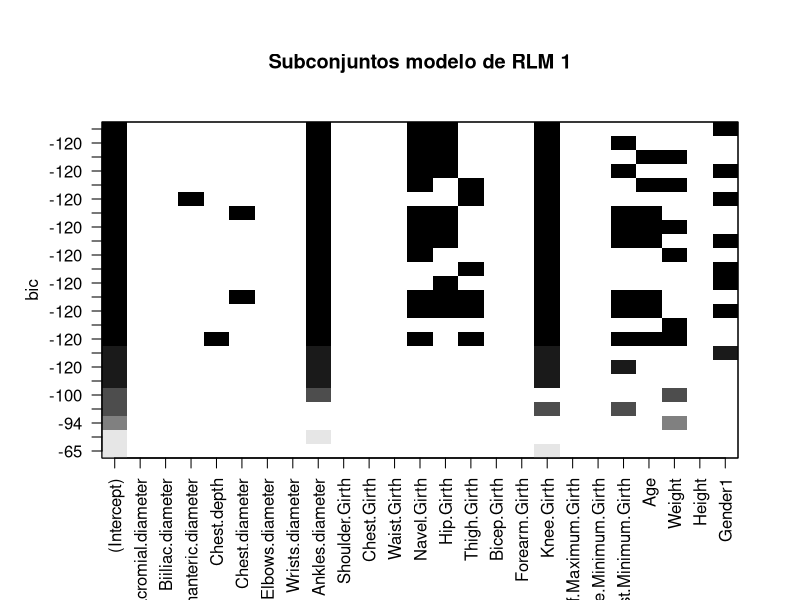

Recreate this plot in R. (Note: this script raises an error after producing the figure.)
## ---- chunk 1
library(car)
library(caret)
library(dplyr)
library(ggpubr)
library(leaps)
library(pROC)
library(psych)
## ---- chunk 2
datos <- read.csv2("EP09 Datos.csv")
datos[["Gender"]] <- factor(datos[["Gender"]])
## ---- chunk 3
datos_ext <- datos |> 
  mutate(TRG = ifelse(Knees.diameter < 19.0, "no", "sí"))
datos_ext[["TRG"]] <- factor(datos_ext[["TRG"]])

## ---- chunk 4
set.seed(11111)
muestra_a <- datos_ext |> filter(TRG == "no") |> sample_n(50, replace = FALSE)
muestra_b <- datos_ext |> filter(TRG == "sí") |> sample_n(50, replace = FALSE)
muestra_ext <- rbind(muestra_a, muestra_b) |> sample_frac(1L)
## ---- chunk 5


respuesta_lineal <- "Knees.diameter"
respuesta_binaria <- "TRG"

rlm1_df <- muestra_ext |> select(-all_of(respuesta_binaria))
rlm1_fmla <- formula(paste(respuesta_lineal, ".", sep = " ~ "))
rlm1_sets <- regsubsets(rlm1_fmla, data = rlm1_df, nbest = 3, nvmax = 8, method = "exhaustive")
rlm1_sets_summ <- summary(rlm1_sets)
rlm1_sets_i_mejor <- which.min(rlm1_sets_summ[["bic"]])
rlm1_seleccion <- names(which(rlm1_sets_summ[["which"]][rlm1_sets_i_mejor, ])[-1])

plot(rlm1_sets, main = "Subconjuntos modelo de RLM 1")
## ---- chunk 6
cat("Mejores predictores para el modelo de RLM 1:\n")
print(rlm1_seleccion)
## ---- chunk 7

rlm1_seleccion[5] <- "Gender"
rlm1_sel_text <- paste(rlm1_seleccion, collapse = " + ")
rlm1_fmla <- formula(paste(respuesta_lineal, rlm1_sel_text, sep = " ~ "))

B = 1999
set.seed(11 * 11111)
rlm1_train <- train(rlm1_fmla, data = rlm1_df, method = "lm",
                    trControl = trainControl(method = "boot", number = B))
rlm1 <- rlm1_train[["finalModel"]]

cat("Modelo de RLM 1:\n")
print(summary(rlm1))
## ---- chunk 8
cat("Factores de inflación de la varianza:\n")
print(vif(rlm1))
cat("\n")
cat("Valores de tolerancia:\n")
print(1 / vif(rlm1))
## ---- chunk 9

rlm1_seleccion <- rlm1_seleccion[-3]
rlm1_sel_text <- paste(rlm1_seleccion, collapse = " + ")
rlm1_fmla <- formula(paste(respuesta_lineal, rlm1_sel_text, sep = " ~ "))

set.seed(11 * 11111)
rlm1_train <- train(rlm1_fmla, data = rlm1_df, method = "lm",
                    trControl = trainControl(method = "boot", number = B))
rlm1<- rlm1_train[["finalModel"]]

cat("Modelo de RLM 1 con cuatro predictores:\n")
print(summary(rlm1))
cat("Factores de inflación de la varianza:\n")
print(vif(rlm1))
cat("\n")
cat("Valores de tolerancia:\n")
print(1 / vif(rlm1))
## ---- chunk 10

rlm1_equiv <- lm(rlm1_fmla, rlm1_df)

cat("Prueba de curvatura para los predictores del modelo de RLM 1:\n")
residualPlots(rlm1_equiv, terms = ~ 1,
              col = "steelblue", pch = 20, col.quad = "red",
              id = list(cex = 0.9, location = "lr"))
title("Residuos (RLM 1)")
## ---- chunk 11
crPlots(rlm1_equiv, terms = ~ . - Gender, layout = c(1, 3),
        col = "steelblue", pch = 20, col.lines = c("red", "steelblue"),
        smooth = list(smoother = loessLine, span = 1),
        id = list(cex = 1.2, location = "lr"),
        main = "Residuos parciales (RLM 1)", ylab = "Residuos parciales")
## ---- chunk 12
cat("Prueba de varianza del error no constante:\n")
ncvTest(rlm1_equiv)
## ---- chunk 13
rlm1_inf_estad <- influencePlot(rlm1_equiv, fill.col = "steelblue",
                                scale = 5, id = list(n = 3),
                                main = "Influencia de casos (RLM 1)\n")
## ---- chunk 14
cat("Límites para el modelo de RLM 1:\n")
cat("Rango para 95% de los residuos studentizados: ")
cat("[", round(qt(0.05/2, nrow(rlm1_df) - length(predictors(rlm1)) - 2), 3), ", ", sep = "")
cat(round(qt(1-0.05/2, nrow(rlm1_df) - length(predictors(rlm1)) - 2), 3), "]\n", sep = "")
cat("Límite del apalancamiento:", round(2 * mean(hatvalues(rlm1)), 3), "\n")
cat("Límite de la distancia de Cook:", round(3 * mean(cooks.distance(rlm1)), 3), "\n")
cat("\nCasos notorios para el modelo de RLM 1:\n")
print(rlm1_inf_estad)
## ---- chunk 15
mmps(rlm1_equiv, terms = ~ 1, 
        col = "steelblue", pch = 20, col.line = c("steelblue", "red"),
        smooth = list(smoother = loessLine, span = 1),
        id = list(n = 6, cex = 0.7, location = "lr"),
        main = "Relación marginal con predicciones (RLM 1)", sub = " ")

## ---- chunk 16
cat("Prueba de la independencia de los residuos para el modelo de RLM 1:\n")
print(durbinWatsonTest(rlm1))
## ---- chunk 17
rlm1_err_df <- data.frame(RMSE = rlm1_train[["resample"]][["RMSE"]])
rlm1_err_p <- gghistogram(rlm1_err_df, x = "RMSE", bins = 30,
                          fill = "steelblue", ylab = "Frecuencia",
                          title = "Distribución del error (RLM 1)")
print(rlm1_err_p)
## ---- chunk 18
cat("Rendimiento del modelo de RLM 1:\n")
print(rlm1_train[["results"]], digits = 3)
cat("\nMás detalle del raíz del error cuadrático medio:\n")
print(describe(rlm1_err_df, trim = 0, quant = c(0.25, 0.75),
               skew = FALSE, IQR = TRUE), digits = 3)
## ---- chunk 19
rlm2_df <- muestra_ext |> select(-all_of(respuesta_binaria))
rlm2_fmla <- formula(paste(respuesta_lineal, ".", sep = " ~ "))
rlm2_control <- rfeControl(functions = lmFuncs, method = "repeatedcv",
                           number = 5, repeats = 5, verbose = FALSE)

set.seed(13 * 11111)
rlm2_rfe <- rfe(rlm2_fmla, data = rlm2_df, rfeControl = rlm2_control,
                sizes = 5:15, metric = "Rsquared")
rlm2 <- rlm2_rfe[["fit"]]
## ---- chunk 20
rlm2_rfe_p <- ggplot(rlm2_rfe) + theme_pubr()
rlm2_rfe_p <- ggpar(rlm2_rfe_p, title = "Búsqueda RFE (RLM 2)")
print(rlm2_rfe_p)
## ---- chunk 21

cat("Modelo de RLM 2 obtenido con RFE:\n")
print(summary(rlm2))

## ---- chunk 22
cat("Factores de inflación de la varianza:\n")
print(vif(rlm2))
cat("\n")
cat("Valores de tolerancia:\n")
print(1 / vif(rlm2))
## ---- chunk 23
rlm2_seleccion <- predictors(rlm2)[-2]
rlm2_seleccion[1] <- "Gender"
rlm2_sel_text <- paste(rlm2_seleccion, collapse = " + ")
rlm2_fmla <- formula(paste(respuesta_lineal, rlm2_sel_text, sep = " ~ "))

set.seed(13 * 11111)
rlm2_train <- train(rlm2_fmla, data = rlm2_df, method = "lm",
                    trControl = trainControl(method = "repeatedcv", number = 5, repeats = 5))
rlm2<- rlm2_train[["finalModel"]]

cat("Nuevos factores de inflación de la varianza:\n")
print(vif(rlm2))
cat("\n")
cat("Nuevos valores de tolerancia:\n")
print(1 / vif(rlm2))
## ---- chunk 24
rlm2_seleccion <- rlm2_seleccion[-6]
rlm2_sel_text <- paste(rlm2_seleccion, collapse = " + ")
rlm2_fmla <- formula(paste(respuesta_lineal, rlm2_sel_text, sep = " ~ "))

set.seed(13 * 11111)
rlm2_train <- train(rlm2_fmla, data = rlm2_df, method = "lm",
                    trControl = trainControl(method = "repeatedcv", number = 5, repeats = 5))
rlm2 <- rlm2_train[["finalModel"]]

cat("Nuevos factores de inflación de la varianza (2):\n")
print(vif(rlm2))
cat("\n")
cat("Nuevos valores de tolerancia (2):\n")
print(1 / vif(rlm2))
## ---- chunk 25
cat("Modelo de RLM 2 con cinco predictores:\n")
print(summary(rlm2), digits = 3)
## ---- chunk 26
rlm2_equiv <- lm(rlm2_fmla, rlm2_df)

cat("Prueba de curvatura para los predictores del modelo de RLM 2:\n")
residualPlots(rlm2_equiv, terms = ~ 1,
              col = "steelblue", pch = 20, col.quad = "red",
              id = list(cex = 0.9, location = "lr"))
title("Residuos (RLM 2)")
## ---- chunk 27
cat("Normalidad de los residuos generados por el modelo (RLM 2):\n")
shapiro.test(resid(rlm2)[-98])

cat("\nPrueba de varianza del error no constante (RLM 2):\n")
ncvTest(rlm2)
## ---- chunk 28
crPlots(rlm2_equiv, terms = ~ . - Gender,
        col = "steelblue", pch = 20, col.lines = c("red", "steelblue"),
        smooth = list(smoother = loessLine, span = 1),
        id = list(cex = 1.0, location = "lr"),
        main = "Residuos parciales (RLM 2)", ylab = "Residuos parciales")
## ---- chunk 29
rlm2_inf_estad <- influencePlot(rlm2_equiv, fill.col = "steelblue",
                                scale = 5, id = list(n = 3),
                                main = "Influencia de casos (RLM 2)\n")
## ---- chunk 30
cat("Límites para el modelo de RLM 2:\n")
cat("Rango para 95% de los residuos studentizados: ")
cat("[", round(qt(0.05/2, nrow(rlm2_df) - length(predictors(rlm2)) - 2), 3), ", ", sep = "")
cat(round(qt(1-0.05/2, nrow(rlm2_df) - length(predictors(rlm2)) - 2), 3), "]\n", sep = "")
cat("Límite del apalancamiento:", round(2 * mean(hatvalues(rlm2)), 3), "\n")
cat("Límite de la distancia de Cook:", round(3 * mean(cooks.distance(rlm2)), 3), "\n")
cat("\nCasos notorios para el modelo de RLM 2:\n")
print(rlm2_inf_estad)
## ---- chunk 31
mmps(rlm2_equiv, terms = ~ 1, 
    col = "steelblue", pch = 20, col.line = c("steelblue", "red"),
    smooth = list(smoother = loessLine, span = 1),
    id = list(n = 6, cex = 0.7, location = "lr"),
    main = "Relación marginal con predicciones (RLM 1)", sub = " ")

## ---- chunk 32
cat("Prueba de la independencia de los residuos para el modelo de RLM 1:\n")
print(durbinWatsonTest(rlm2))

## ---- chunk 33
rlm2_err_df <- data.frame(RMSE = rlm2_train[["resample"]][["RMSE"]])
rlm2_err_p <- gghistogram(rlm2_err_df, x = "RMSE", bins = 5,
                          fill = "steelblue", ylab = "Frecuencia",
                          title = "Distribución del error (RLM 2)")
print(rlm2_err_p)
## ---- chunk 34
cat("Rendimiento del modelo de RLM 2:\n")
print(rlm2_train[["results"]], digits = 3)
cat("\nMás detalle de la raíz del error cuadrático medio:\n")
print(describe(rlm2_err_df, trim = 0, quant = c(0.25, 0.75),
               skew = FALSE, IQR = TRUE), digits = 3)
## ---- chunk 35
rlogitm_df <- muestra_ext |> select(-all_of(respuesta_lineal))
rlogitm_fmla <- formula(paste(respuesta_binaria, ".", sep = " ~ "))

lrFuncs[["summary"]] <- twoClassSummary
rlogitm_rfe_control <- rfeControl(functions = lrFuncs, method = "LOOCV", saveDetails = TRUE, returnResamp = "all", verbose = FALSE)
rlogitm_train_control <- trainControl(method = "none", classProbs = TRUE,
                                      summaryFunction = twoClassSummary)

set.seed(17 * 11111)
rlogitm_rfe <- suppressWarnings(
  rfe(rlogitm_fmla, data = rlogitm_df, sizes = 4:12, metric = "ROC",
      rfeControl = rlogitm_rfe_control, trControl = rlogitm_train_control)
)
rlogitm <- rlogitm_rfe[["fit"]]

cat("Modelo de RLogitM obtenido con RFE:\n")
print(summary(rlogitm))
## ---- chunk 36

rlogitm_rfe_p <- ggplot(rlogitm_rfe) + theme_pubr()
rlogitm_rfe_p <- ggpar(rlogitm_rfe_p, title = "Búsqueda RFE (RLogitM)")
print(rlogitm_rfe_p)

## ---- chunk 37
cat("Factores de inflación de la varianza:\n")
print(vif(rlogitm))
cat("\n")
cat("Valores de tolerancia:\n")
print(1 / vif(rlogitm))
## ---- chunk 38
rlogitm_seleccion <- predictors(rlogitm)[-6]
rlogitm_sel_text <- paste(rlogitm_seleccion, collapse = " + ")
rlogitm_fmla <- formula(paste(respuesta_binaria, rlogitm_sel_text, sep = " ~ "))
rlogitm_train_control <- trainControl(method = "LOOCV", classProbs = TRUE,
                                      summaryFunction = twoClassSummary)

set.seed(17 * 11111)
rlogitm_train <- train(rlogitm_fmla, data = rlogitm_df, method = "glm", metric = "ROC",
                       trControl = rlogitm_train_control)
rlogitm <- rlogitm_train[["finalModel"]]

cat("Nuevos factores de inflación de la varianza:\n")
print(vif(rlogitm))
cat("\n")
cat("Nuevos valores de tolerancia:\n")
print(1 / vif(rlogitm))
## ---- chunk 39

rlogitm_equiv <- glm(rlogitm_fmla, data = rlogitm_df, family = binomial(link = "logit"))

rlogitm_nulo_fmla <- formula(paste(respuesta_binaria, "1", sep = " ~ "))
rlogitm_nulo <- glm(rlogitm_nulo_fmla, data = rlogitm_df, family = binomial(link = "logit"))

cat("Modelo de RLogitM con cinco predictores:\n")
print(summary(rlogitm))
cat("\n")
cat("Comparación con el modelo nulo:\n")
print(anova(rlogitm_nulo, rlogitm_equiv, test = "LRT"))
## ---- chunk 40
avPlots(rlogitm_equiv, layout = c(4, 2),
        col = "steelblue", pch = 20, cex = 1.5, lty = 2, col.lines = "red",
        main = "Regresiones parciales",
        id = list(n = 3, cex = 1, location = "lr"),
        ellipse = list(levels=c(0.50, 0.95), col = "purple"))
## ---- chunk 41
rlogitm_seleccion <- rlogitm_seleccion[-3]
rlogitm_sel_text <- paste(rlogitm_seleccion, collapse = " + ")
rlogitm_fmla <- formula(paste(respuesta_binaria, rlogitm_sel_text, sep = " ~ "))
rlogitm_train_control <- trainControl(method = "LOOCV", classProbs = TRUE,
                                      summaryFunction = twoClassSummary)

set.seed(17 * 11111)
rlogitm_train <- train(rlogitm_fmla, data = rlogitm_df, method = "glm", metric = "ROC",
                       trControl = rlogitm_train_control)
rlogitm <- rlogitm_train[["finalModel"]]

cat("Nuevo modelo de RLogitM:\n")
print(summary(rlogitm))
## ---- chunk 42
rlogitm_seleccion <- rlogitm_seleccion[-3]
rlogitm_sel_text <- paste(rlogitm_seleccion, collapse = " + ")
rlogitm_fmla <- formula(paste(respuesta_binaria, rlogitm_sel_text, sep = " ~ "))
rlogitm_train_control <- trainControl(method = "LOOCV", classProbs = TRUE,
                                      summaryFunction = twoClassSummary)

set.seed(17 * 11111)
rlogitm_train <- train(rlogitm_fmla, data = rlogitm_df, method = "glm", metric = "ROC",
                       trControl = rlogitm_train_control)
rlogitm <- rlogitm_train[["finalModel"]]

cat("Nuevo modelo de RLogitM con 5 predictores:\n")
print(summary(rlogitm))

## ---- chunk 43
rlogitm_equiv <- glm(rlogitm_fmla, data = rlogitm_df, family = binomial(link = "logit"))

cat("Nuevos factores de inflación de la varianza:\n")
print(vif(rlogitm))

avPlots(rlogitm_equiv, layout = c(3, 2),
        col = "steelblue", pch = 20, cex = 1.5, lty = 2, col.lines = "red",
        main = "Regresiones parciales",
        id = list(n = 3, cex = 1, location = "lr"),
        ellipse = list(levels=c(0.50, 0.95), col = "purple"))
## ---- chunk 44
rlogitm_inf_estad <- influencePlot(rlogitm_equiv, , fill.col = "steelblue",
                                scale = 5, id = list(n = 3),
                                main = "Influencia de casos (RLogitM)\n")

## ---- chunk 45
cat("Límites para el modelo de RLogitM:\n")
cat("Rango para 95% de los residuos studentizados: ")
cat("[", round(qt(0.05/2, nrow(rlogitm_df) - length(predictors(rlogitm)) - 2), 3), ", ", sep = "")
cat(round(qt(1-0.05/2, nrow(rlogitm_df) - length(predictors(rlogitm)) - 2), 3), "]\n", sep = "")
cat("Límite del apalancamiento:", round(2 * mean(hatvalues(rlogitm)), 3), "\n")
cat("Límite de la distancia de Cook:", round(3 * mean(cooks.distance(rlogitm)), 3), "\n")
cat("\nCasos notorios para el modelo de RLogitM:\n")
print(rlogitm_inf_estad)
## ---- chunk 46
rlogitm_df_2 <- rlogitm_df[-c(24, 50), ]

set.seed(17 * 11111)
rlogitm_train_2 <- train(rlogitm_fmla, data = rlogitm_df_2, method = "glm", metric = "ROC",
                         trControl = rlogitm_train_control)
rlogitm_2 <- rlogitm_train_2[["finalModel"]]

cat("Modelo de RLogitM actualizado\n")
print(summary(rlogitm_2))
## ---- chunk 47
rlogitm_equiv_2 <- glm(rlogitm_fmla, data = rlogitm_df_2, family = binomial(link = "logit"))

cat("Nuevos factores de inflación de la varianza:\n")
print(vif(rlogitm_2))

avPlots(rlogitm_equiv_2, layout = c(3, 2),
        col = "steelblue", pch = 20, cex = 1.5, lty = 2, col.lines = "red",
        main = "Regresiones parciales",
        id = list(n = 3, cex = 1, location = "lr"),
        ellipse = list(levels=c(0.50, 0.95), col = "purple"))
## ---- chunk 48

cat("Prueba de la independencia de los residuos para el modelo de RLogitM:\n")
print(durbinWatsonTest(rlogitm_2))
## ---- chunk 49
cat("Rendimiento del modelo de RLogitM actualizado:\n")
print(rlogitm_train_2[["results"]][, 2:4], digits = 2)
## ---- chunk 50
rlogitm_mat_conf <- confusionMatrix(rlogitm_train_2[["pred"]][["pred"]],
                                    rlogitm_train_2[["pred"]][["obs"]])

cat("Matriz de confusión del modelo de RLogitM:\n")
print(rlogitm_mat_conf)
## ---- chunk 51
rlogitm_2_roc <-roc(rlogitm_train_2[["pred"]][["obs"]],
                    rlogitm_train_2[["pred"]][["sí"]],
                    direction = "<", levels=c("no", "sí"))
plot(rlogitm_2_roc, print.auc = TRUE)
